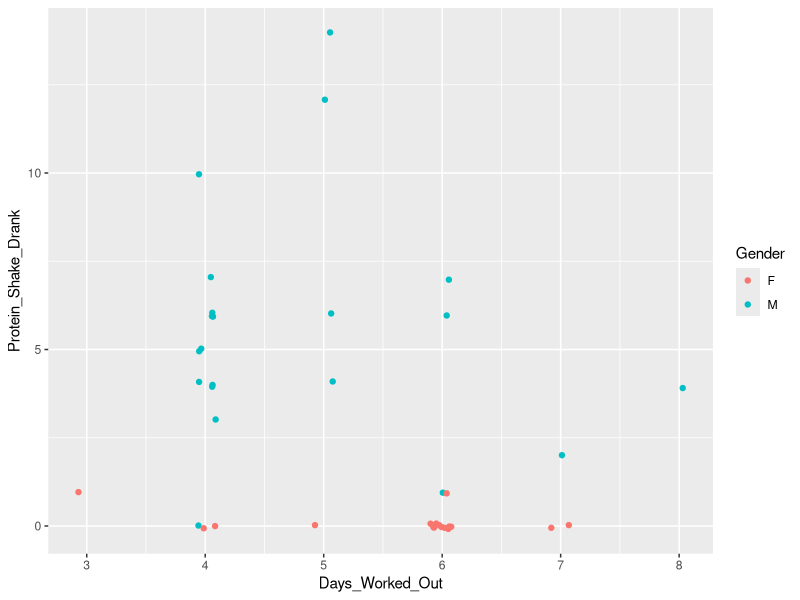

This figure's R source: (Note: this script raises an error after producing the figure.)
## ---- chunk 1
DBZ_Data <- read.csv("DBZ_Data.csv")
## ---- chunk 2
head(DBZ_Data)
summary(DBZ_Data) 
str(DBZ_Data)
## ---- chunk 3
library(ggplot2) 
## ---- chunk 4
ggplot(DBZ_Data, 
       aes(x = Days_Worked_Out, 
           y = Protein_Shake_Drank,
           color = Gender)) +
  geom_jitter(width=.1, height = .1)
## ---- chunk 5
write.csv(DBZ_Data, "DBZ_Data.csv", row.names = FALSE)
---
title: "Davis_Burress_Zuo_Midterm_Project"
output:
  pdf_document: default
  html_document: default
date: "2026-03-01"
---

## ---- chunk 6
DBZ_Data <- read.csv("DBZ_Data.csv")
## ---- chunk 7
head(DBZ_Data)
summary(DBZ_Data) 
str(DBZ_Data)
## ---- chunk 8
library(ggplot2) 
## ---- chunk 9
ggplot(DBZ_Data, 
       aes(x = Days_Worked_Out, 
           y = Protein_Shake_Drank,
           color = Gender)) +
  geom_jitter(width=.1, height = .1)
## ---- chunk 10
write.csv(DBZ_Data, "DBZ_Data.csv", row.names = FALSE)
